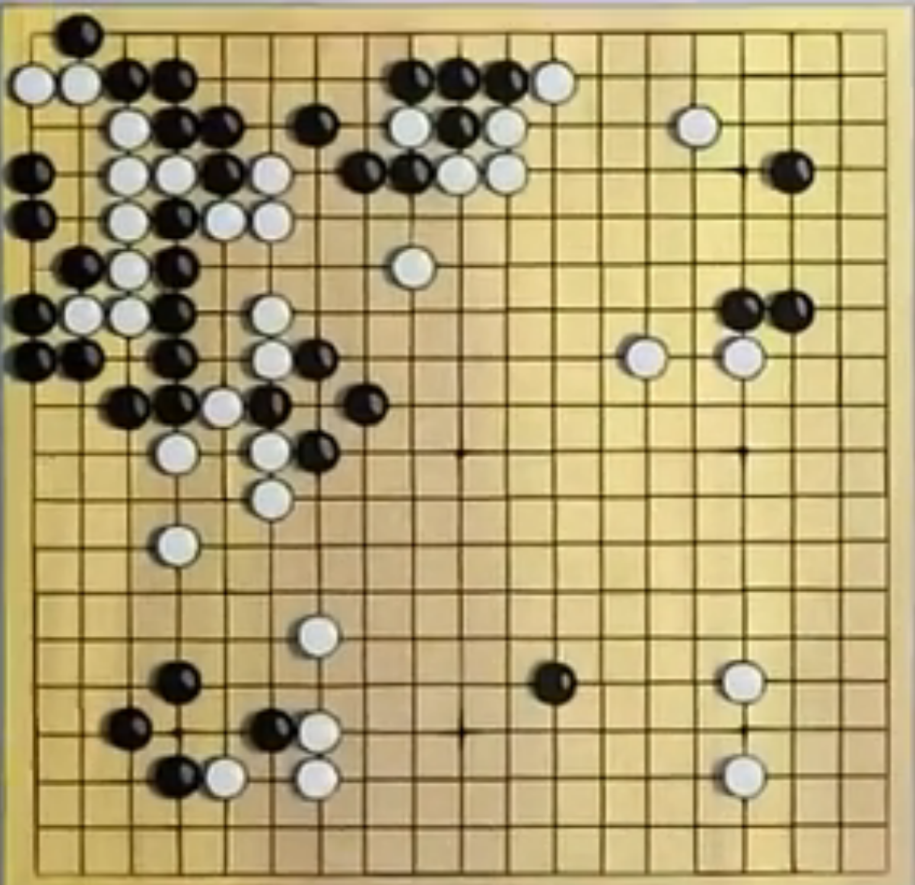
#> input picture pythonProject/4.png, 915 x 885 px
$ python qizi.py
#> lines starting #> are read from the running program, lines starting #| are printed output that depends on the picture; after the words box and inside, x2 and y2 are one past the last pixel; in counts of white or black regions, pixels touching at a corner belong together
import cv2
import os
import math
import numpy as np
from matplotlib import pyplot as plt
from scipy.signal import find_peaks
from scipy.ndimage import gaussian_filter1d

### 超参数表

# 标志位
blk = 1
wht = 2

# 二值化阈值区间
min_blk = 25
max_blk = 100
min_wht = 125
max_wht = 200

# 设置阈值
thresh = 150  # 判定棋子阈值

# 定义形态学变化结构元素
radius = 4  # 棋子
kernel_line = np.ones((1, 1), np.uint8)  # 线

# 高斯滤波环
ksize = 7  # 横纵线
ksize_thresh = 4  # 二值化

# 定义图片目标大小
target_size = (600, 600)


# Part 1
# 读取彩色图像
image = cv2.imread('4.png')
#> image is the input picture: shape (885, 915, 3); mean B, G, R 115.1, 162.1, 177.9
# cv2.imshow('Image', image)

# 将图像转换为灰度图
gray_image = cv2.cvtColor(image, cv2.COLOR_BGR2GRAY)
# 提取蓝色分量
blue_image = image[:, :, 0]
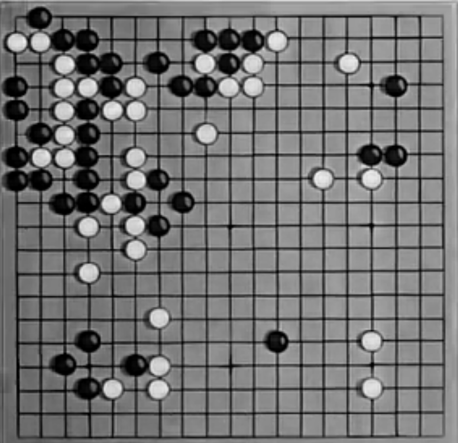
#> blue_image: shape (885, 915) (shown at 1/2 size); min 0, max 243, mean 115.1


# Part 2
# 将灰度图转化为数组并做出直方图以便选择棋子分割阈值
# Part 3
# 在一定区域内选择直方图波谷作为分割阈值进行二值化
def threshold(img, title, min, max, sigma):
    # 将图像转换为NumPy数组
    image_array = np.array(img)

    # 获取唯一像素值及其出现次数
    unique, counts = np.unique(image_array, return_counts=True)

    # 进行高斯滤波
    smoothed_counts = gaussian_filter1d(counts, sigma=sigma)

    # 在区间内求最小值
    start_index = np.searchsorted(unique, min)
    end_index = np.searchsorted(unique, max, side='right')

    if start_index < len(unique) and end_index <= len(unique):
        interval_counts = smoothed_counts[start_index:end_index]
        min_value = np.min(interval_counts)
        min_index = np.argmin(interval_counts)
        min_pixel_value = unique[start_index + min_index]

    # 作图
    plt.figure(figsize=(12, 6))

    # 原始直方图
    plt.subplot(1, 2, 1)
    plt.bar(unique, counts, width=1.0, edgecolor='black')
    plt.xlabel('Pixel Value')
    plt.ylabel('Count')
    plt.title(title)

    # 滤波后的直方图
    plt.subplot(1, 2, 2)
    plt.plot(unique, smoothed_counts, color='red')
    if 'min_pixel_value' in locals():
        plt.axvline(x=min_pixel_value, color='blue', linestyle='--', label=f'Min Value: {min_pixel_value}')
    plt.xlabel('Pixel Value')
    plt.ylabel('Smoothed Count')
    plt.title(title)
    plt.legend()

    plt.tight_layout()
    plt.show()

    print(min_pixel_value)
    return min_pixel_value


# Part 4
# 根据峰值寻找纵横十九道
def line(img1, img2, ksize):
    # # 合图
    # blended_image = cv2.addWeighted(img1, 0.5, img2, 0.5, 0)
    blended_image = img1
    # 膨胀
    image = cv2.erode(blended_image, kernel_line, iterations=1) #  dilate
    # [10 lines of commented-out code are left out]
    col_sum = np.sum(image, axis=0)
    row_sum = np.sum(image, axis=1)
    # 高斯滤波
    col_sum = gaussian_filter1d(col_sum, sigma=ksize)
    row_sum = gaussian_filter1d(row_sum, sigma=ksize)

    # 找到波谷
    inverted_col_sum = np.max(col_sum) - col_sum
    inverted_row_sum = np.max(row_sum) - row_sum
    valleys_col, _ = find_peaks(inverted_col_sum)
    valleys_row, _ = find_peaks(inverted_row_sum)
    # 获取波谷深度
    valley_col_depths = inverted_col_sum[valleys_col]
    valley_row_depths = inverted_row_sum[valleys_row]

    # 找到最深的19个波谷
    if len(valleys_col) >= 19:
        deepest_valleys_col_indices = np.argsort(valley_col_depths)[-19:]
        deepest_valleys_col = valleys_col[deepest_valleys_col_indices]
    else:
        print("Cannot find 19 valleys!")
        deepest_valleys_col = valleys_col

    if len(valleys_row) >= 19:
        deepest_valleys_row_indices = np.argsort(valley_row_depths)[-19:]
        deepest_valleys_row = valleys_row[deepest_valleys_row_indices]
    else:
        print("Cannot find 19 valleys!")
        deepest_valleys_row = valleys_row

    # 找到 19 行列
    col_indices = np.argsort(deepest_valleys_col)
    col = deepest_valleys_col[col_indices]
    row_indices = np.argsort(deepest_valleys_row)
    row = deepest_valleys_row[row_indices]

    # 打印最深的19个波谷位置
    print("Deepest 19 Valleys:", col)
    print("Deepest 19 Valleys:", row)

    # 绘制每列像素和的直方图和最深的波谷
    plt.figure(figsize=(10, 5))
    plt.plot(col_sum, label='Column Sum')
    plt.plot(deepest_valleys_col, col_sum[deepest_valleys_col], "o", label='Deepest Valleys')
    plt.title('Column Sum with Deepest Valleys')
    plt.xlabel('Column Index')
    plt.ylabel('Sum of Pixels')
    plt.legend()
    plt.show()
    plt.figure(figsize=(10, 5))
    plt.plot(row_sum, label='Row Sum')
    plt.plot(deepest_valleys_row, row_sum[deepest_valleys_row], "o", label='Deepest Valleys')
    plt.title('Column Sum with Deepest Valleys')
    plt.xlabel('Column Index')
    plt.ylabel('Sum of Pixels')
    plt.legend()
    plt.show()

    return col, row


# Part5
# 判断点位上是否有黑白棋子
def find(img_blk, img_wht, col, row, thresh):

    # 初始化棋子矩阵
    qizi = np.zeros((19, 19), dtype=np.int32)
    # 定义卷积核（例如，3x3 全 1 矩阵）
    kernel_size = 20  # 卷积核大小
    kernel = np.ones((kernel_size, kernel_size), np.float32) / (kernel_size * kernel_size)

    # 对图像应用卷积，计算邻域平均值
    smoothed_image_blk = cv2.filter2D(img_blk, -1, kernel)
    smoothed_image_wht = cv2.filter2D(img_wht, -1, kernel)
    # bar(smoothed_image_blk, 'blk')
    # bar(smoothed_image_wht, 'wht')

    for r in range(0, 18):
        for c in range(0, 18):
            # 获取到灰度值
            gray_blk = smoothed_image_blk[row[r], col[c]]
            gray_wht = smoothed_image_wht[row[r], col[c]]
            # print(gray_wht, gray_blk)

            if gray_blk < thresh:
                qizi[r, c] = 1

            if gray_wht < thresh:
                qizi[r, c] = -1

    print(qizi)


# 做出分布直方图
thresh_blk = threshold(gray_image, 'gray_bar', min_blk, max_blk, ksize_thresh)
#> in threshold, `unique, counts = np.unique(image_array, return_counts=True)`: unique = 251 values from 0 to 250; counts = 251 values, max 14327 at index 210, min 1 at index 249, mean 3226.2
#> in threshold, `smoothed_counts = gaussian_filter1d(counts, sigma=sigma)`: smoothed_counts = 251 values, max 11189 at index 209, min 7 at index 250, mean 3225.7
#> in threshold, `start_index = np.searchsorted(unique, min)`: start_index = 25
#> in threshold, `end_index = np.searchsorted(unique, max, side='right')`: end_index = 101
#> in threshold, `interval_counts = smoothed_counts[start_index:end_index]`: interval_counts = 76 values, max 2307 at index 75, min 539 at index 14, mean 1008.6
#> in threshold, `min_value = np.min(interval_counts)`: min_value = 539
#> in threshold, `min_index = np.argmin(interval_counts)`: min_index = 14
#> in threshold, `min_pixel_value = unique[start_index + min_index]`: min_pixel_value = 39
#| 39
#> thresh_blk = 39
thresh_wht_blue = threshold(blue_image, 'blue_bar', min_wht, max_wht, ksize_thresh)
#> call 2 of threshold, with title = 'blue_bar', min = 125, max = 200, sigma = 4
#> in threshold (call 2), `unique, counts = np.unique(image_array, return_counts=True)`: unique = 244 values from 0 to 243; counts = 244 values, max 17861 at index 148, min 1 at index 243, mean 3318.8
#> in threshold (call 2), `smoothed_counts = gaussian_filter1d(counts, sigma=sigma)`: smoothed_counts = 244 values, max 14660 at index 148, min 7 at index 243, mean 3318.2
#> in threshold (call 2), `start_index = np.searchsorted(unique, min)`: start_index = 125
#> in threshold (call 2), `end_index = np.searchsorted(unique, max, side='right')`: end_index = 201
#> in threshold (call 2), `interval_counts = smoothed_counts[start_index:end_index]`: interval_counts = 76 values, max 14660 at index 23, min 310 at index 61, mean 5352.6
#> in threshold (call 2), `min_value = np.min(interval_counts)`: min_value = 310
#> in threshold (call 2), `min_index = np.argmin(interval_counts)`: min_index = 61
#> in threshold (call 2), `min_pixel_value = unique[start_index + min_index]`: min_pixel_value = 186
#> in threshold (call 2), `plt.show()`:
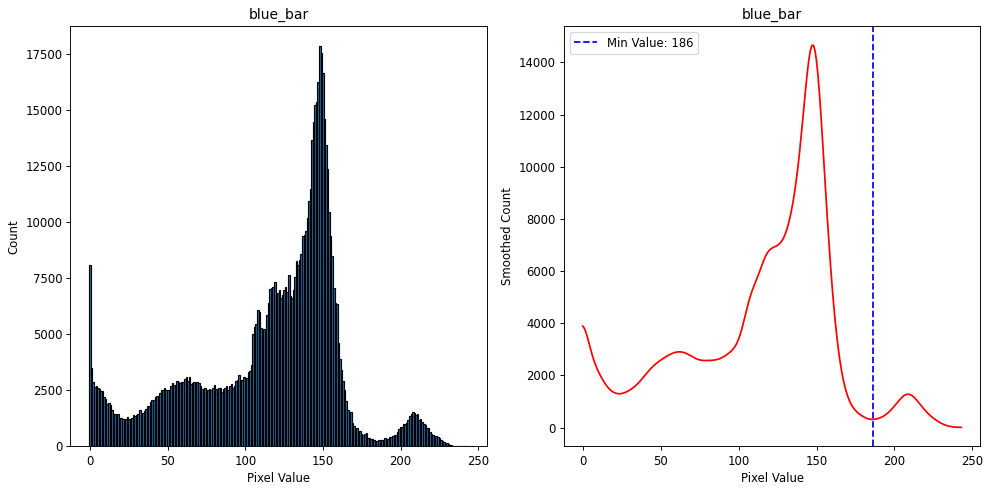
#> figure drawn by matplotlib, 2 panels; panel 1: tallest bar 17861 high, from x = 147.5 to 148.5; panel 2: curve peaks at x = 148, y = 14660
#| 186
#> thresh_wht_blue = 186

# 棋子二值化
im_blk_board = cv2.adaptiveThreshold(
        gray_image,
        255,
        cv2.ADAPTIVE_THRESH_GAUSSIAN_C,
        cv2.THRESH_BINARY,
        11,
        2
    )  # 高斯自适应阈值二值化处理找棋盘
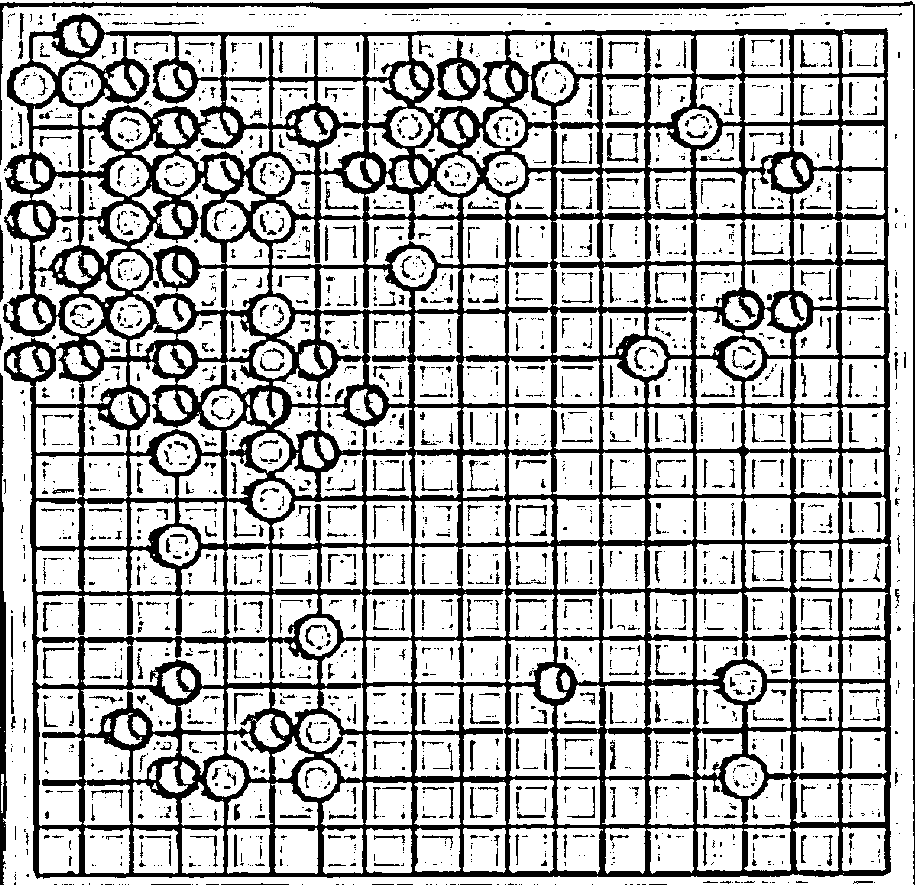
#> im_blk_board: shape (885, 915); 71.7% white; 2498 black regions (1850 under 20 px), largest, box (x1, y1, x2, y2) and area: (3, 13, 891, 879) 179582, (0, 1, 915, 885) 6153, (0, 373, 7, 885) 2203
_, im_blk = cv2.threshold(gray_image, thresh_blk, 255, cv2.THRESH_BINARY)
#> im_blk: shape (885, 915); 94.2% white; 164 black regions (120 under 20 px), largest, box (x1, y1, x2, y2) and area: (99, 246, 200, 430) 6506, (388, 58, 528, 106) 3605, (151, 106, 246, 153) 2641
_, im_wht_blue = cv2.threshold(blue_image, thresh_wht_blue, 255, cv2.THRESH_BINARY)
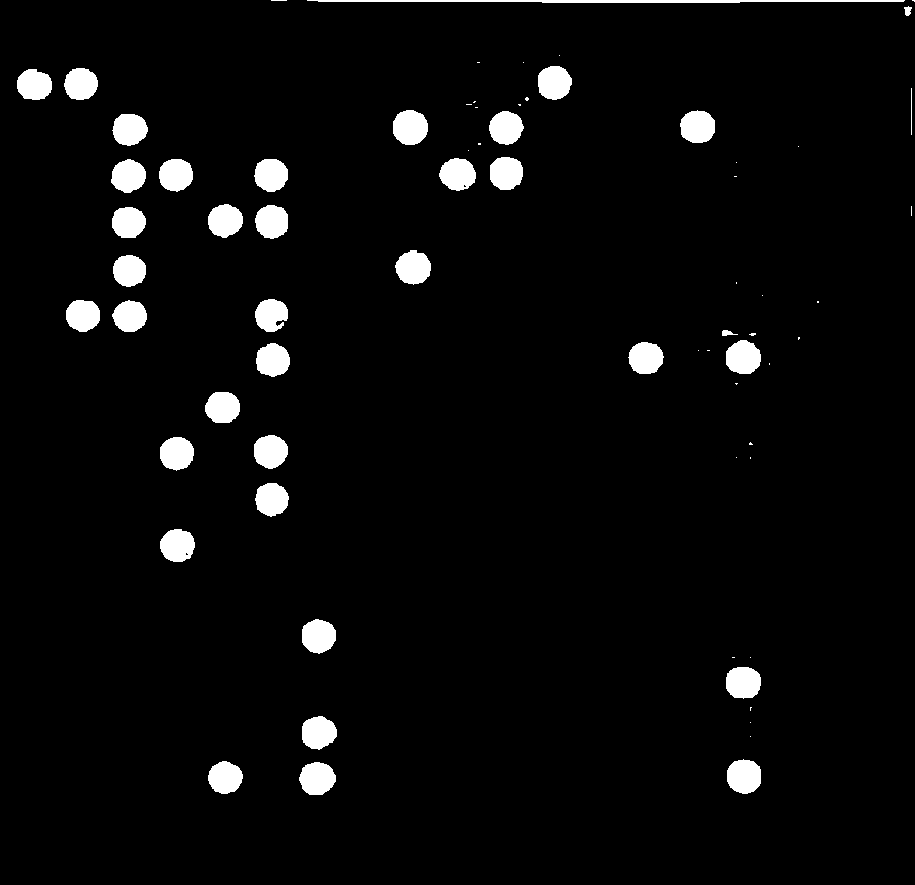
#> im_wht_blue: shape (885, 915); 4% white; 71 white regions (33 under 20 px), largest, box (x1, y1, x2, y2) and area: (307, 0, 905, 3) 1382, (393, 110, 428, 145) 984, (727, 759, 761, 794) 958
im_wht_blue = cv2.bitwise_not(im_wht_blue)   # 白棋子颜色取反

# 缩小图像到目标大小
im_blk = cv2.resize(im_blk, target_size, interpolation=cv2.INTER_AREA)
#> im_blk: shape (600, 600)
im_blk_board = cv2.resize(im_blk_board, target_size, interpolation=cv2.INTER_AREA)
#> im_blk_board: shape (600, 600)
im_wht_blue = cv2.resize(im_wht_blue, target_size, interpolation=cv2.INTER_AREA)
#> im_wht_blue: shape (600, 600)

# 定义结构元素
kernel = cv2.getStructuringElement(cv2.MORPH_ELLIPSE, (2*radius+1, 2*radius+1))
# 闭运算
closed_image_blk = cv2.morphologyEx(im_blk, cv2.MORPH_CLOSE, kernel)
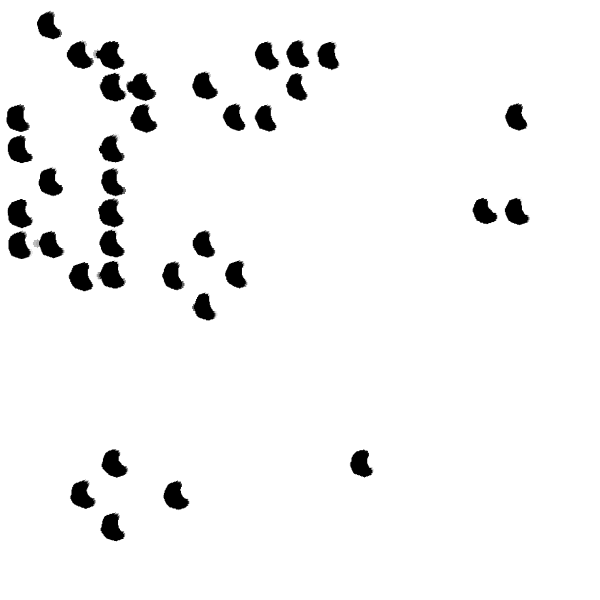
#> closed_image_blk: shape (600, 600); min 0, max 255, mean 243.5
closed_image_wht = cv2.morphologyEx(im_wht_blue, cv2.MORPH_CLOSE, kernel)

# 缩小图像到目标大小
resized_image_blk = cv2.resize(closed_image_blk, target_size, interpolation=cv2.INTER_AREA)
resized_image_wht = cv2.resize(closed_image_wht, target_size, interpolation=cv2.INTER_AREA)


# 合并图像求纵横十九道
col, row = line(im_blk_board, im_wht_blue, ksize)
#> in line, `col_sum = np.sum(image, axis=0)`: col_sum = 600 values, max 152309 at index 585, min 7352 at index 581, mean 109659.8
#> in line, `row_sum = np.sum(image, axis=1)`: row_sum = 600 values, max 152892 at index 0, min 306 at index 3, mean 109659.8
#> in line, `col_sum = gaussian_filter1d(col_sum, sigma=ksize)`: col_sum = 600 values, max 129230 at index 594, min 96623 at index 117, mean 109659.3
#> in line, `row_sum = gaussian_filter1d(row_sum, sigma=ksize)`: row_sum = 600 values, max 124831 at index 577, min 98431 at index 145, mean 109659.3
#> in line, `inverted_col_sum = np.max(col_sum) - col_sum`: inverted_col_sum = 600 values, max 32607 at index 117, min 0 at index 594, mean 19570.7
#> in line, `inverted_row_sum = np.max(row_sum) - row_sum`: inverted_row_sum = 600 values, max 26400 at index 145, min 0 at index 577, mean 15171.7
#> in line, `valleys_col, _ = find_peaks(inverted_col_sum)`: valleys_col = 19 values from 25 to 579
#> in line, `valleys_row, _ = find_peaks(inverted_row_sum)`: valleys_row = 19 values from 24 to 593
#> in line, `valley_col_depths = inverted_col_sum[valleys_col]`: valley_col_depths = 19 values, max 32607 at index 3, min 17389 at index 18, mean 26045.9
#> in line, `valley_row_depths = inverted_row_sum[valleys_row]`: valley_row_depths = 19 values, max 26400 at index 4, min 12245 at index 0, mean 20966.9
#> in line, `deepest_valleys_col_indices = np.argsort(valley_col_depths)[-19:]`: deepest_valleys_col_indices = 19 values, max 18 at index 0, min 0 at index 3, mean 9
#> in line, `deepest_valleys_col = valleys_col[deepest_valleys_col_indices]`: deepest_valleys_col = 19 values, max 579 at index 0, min 25 at index 3, mean 301.8
#> in line, `deepest_valleys_row_indices = np.argsort(valley_row_depths)[-19:]`: deepest_valleys_row_indices = 19 values, max 18 at index 1, min 0 at index 0, mean 9
#> in line, `deepest_valleys_row = valleys_row[deepest_valleys_row_indices]`: deepest_valleys_row = 19 values, max 593 at index 1, min 24 at index 0, mean 305.6
#> in line, `col_indices = np.argsort(deepest_valleys_col)`: col_indices = 19 values, max 18 at index 3, min 0 at index 18, mean 9
#> in line, `col = deepest_valleys_col[col_indices]`: col = 19 values from 25 to 579
#> in line, `row_indices = np.argsort(deepest_valleys_row)`: row_indices = 19 values, max 18 at index 4, min 0 at index 0, mean 9
#> in line, `row = deepest_valleys_row[row_indices]`: row = 19 values from 24 to 593
#| Deepest 19 Valleys: [ 25  54  86 117 148 178 208 240 270 302 333 363 394 425 455 487 520 550
#|  579]
#| Deepest 19 Valleys: [ 24  51  83 114 145 179 209 243 274 305 337 369 401 433 464 495 528 560
#|  593]
#> in line, `plt.show()`:
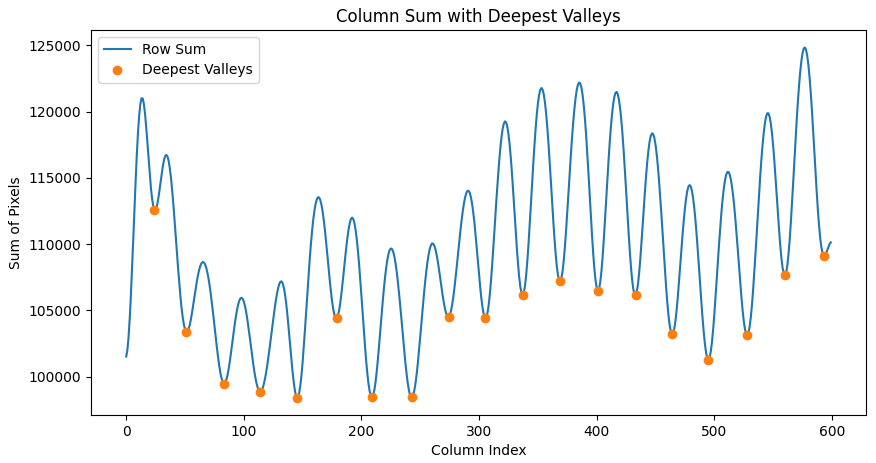
#> figure drawn by matplotlib, 1 panel; curve peaks at x = 577, y = 124831
#> col = 19 values from 25 to 579; row = 19 values from 24 to 593
find(im_blk, im_wht_blue, col, row, thresh)
#> in find, `smoothed_image_wht = cv2.filter2D(img_wht, -1, kernel)`:
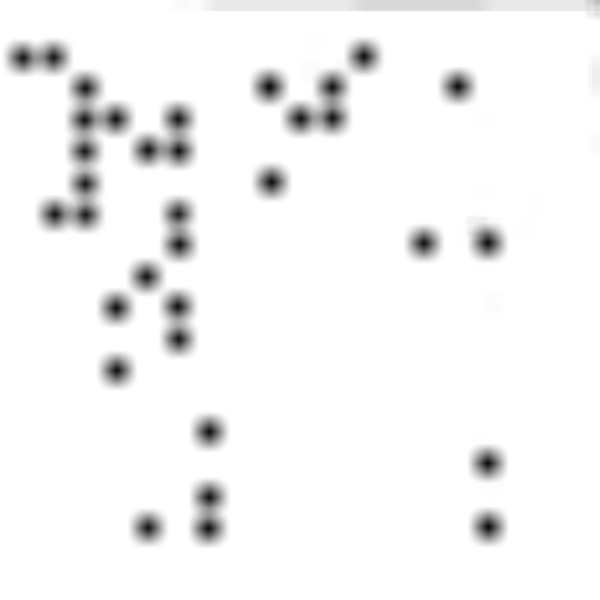
#> smoothed_image_wht: shape (600, 600); min 15, max 255, mean 245
#| [[ 0  1  0  0  0  0  0  0  0  0  0  0  0  0  0  0  0  0  0]
#|  [-1 -1  1  1  0  0  0  0  1  1  1 -1  0  0  0  0  0  0  0]
#|  [ 0  0 -1  1  1  0  1  0 -1  1 -1  0  0  0 -1  0  0  0  0]
#|  [ 1  0 -1 -1  1 -1  0  1  1 -1 -1  0  0  0  0  0  1  0  0]
#|  [ 1  0 -1  1 -1 -1  0  0  0  0  0  0  0  0  0  0  0  0  0]
#|  [ 0  1 -1  1  0  0  0  0 -1  0  0  0  0  0  0  0  0  0  0]
#> (further printed lines are left out)


# [10 lines of commented-out code are left out]
